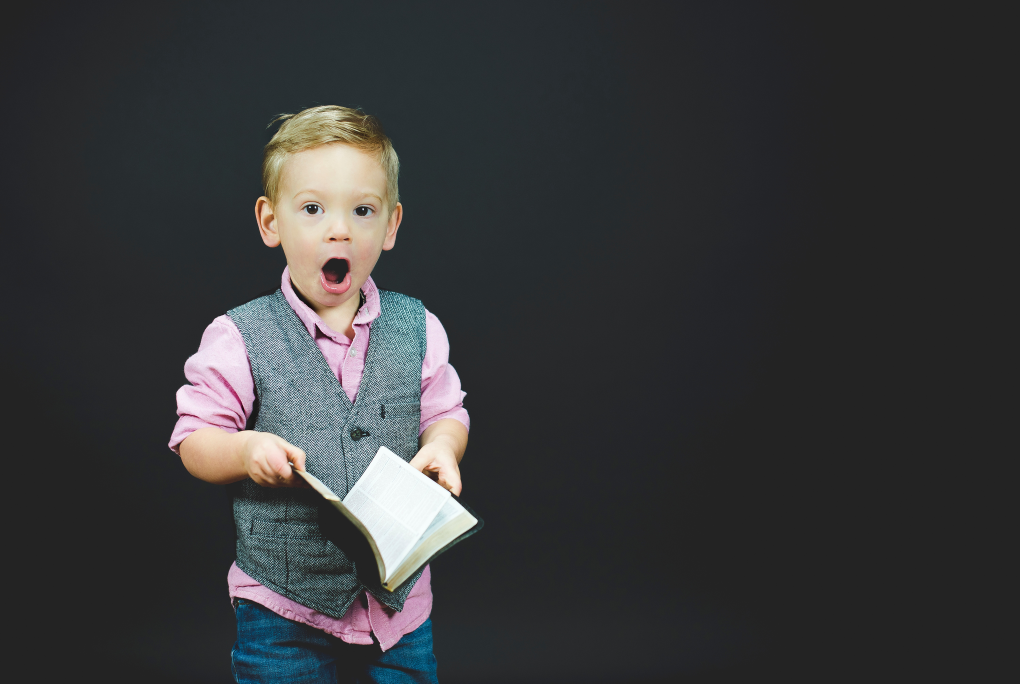
#> input picture back-end/uploads/0013.png, 2040 x 1368 px (shown at 1/2 size); its folder holds only this picture in this run
$ python -i pre_process.py   (imports and definitions only)
#> lines starting #> are read from the running program, lines starting #| are printed output that depends on the picture
import cv2
import numpy as np
import os


def pre_process_one(path):
#> called with path = '../uploads/0013.png'
    img = cv2.imread(path)
#> img is the input picture: shape (1368, 2040, 3); mean B, G, R 57, 55.7, 54.7
    img = cv2.resize(img, (512, 512))
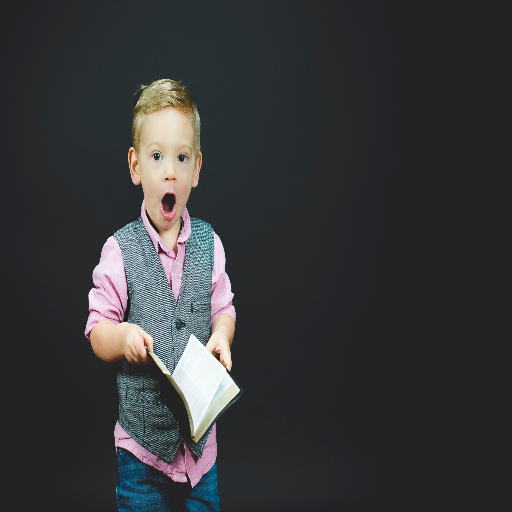
#> img: shape (512, 512, 3); mean B, G, R 56.9, 55.6, 54.6
    # 中值滤波
    # img = cv2.medianBlur(img, 3)

    imgr = img[:, :, 2]
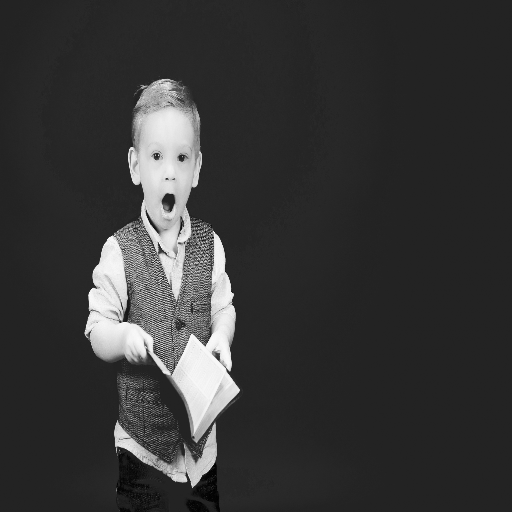
#> imgr: shape (512, 512); min 0, max 252, mean 54.6
    imgg = img[:, :, 1]
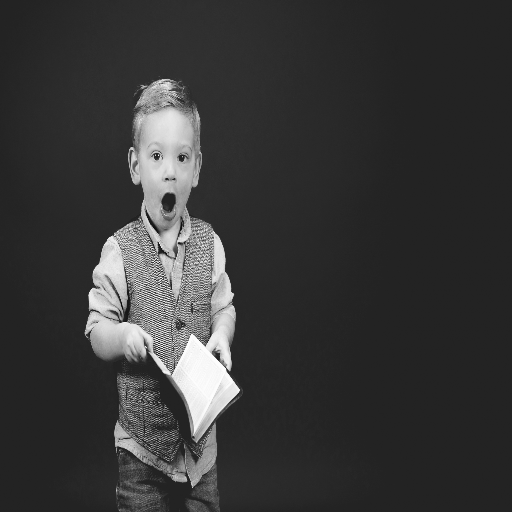
#> imgg: shape (512, 512); min 11, max 254, mean 55.6
    imgb = img[:, :, 0]
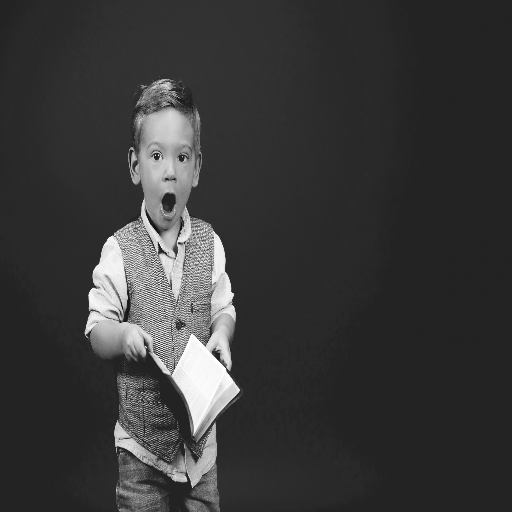
#> imgb: shape (512, 512); min 13, max 254, mean 56.9

    claher = cv2.createCLAHE(clipLimit=3, tileGridSize=(10, 18))
    claheg = cv2.createCLAHE(clipLimit=2, tileGridSize=(10, 18))
    claheb = cv2.createCLAHE(clipLimit=1, tileGridSize=(10, 18))
    cllr = claher.apply(imgr)
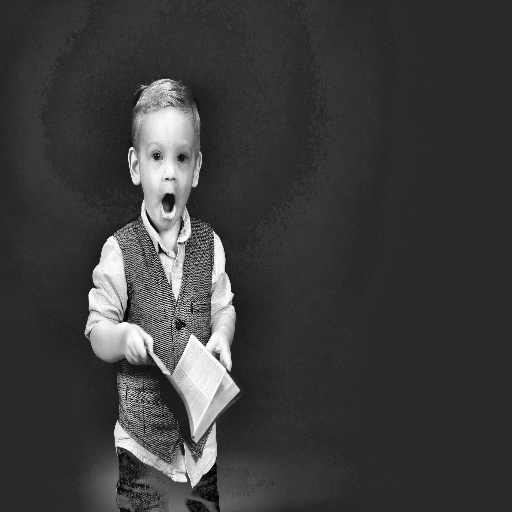
#> cllr: shape (512, 512); min 1, max 255, mean 60.2
    cllg = claheg.apply(imgg)
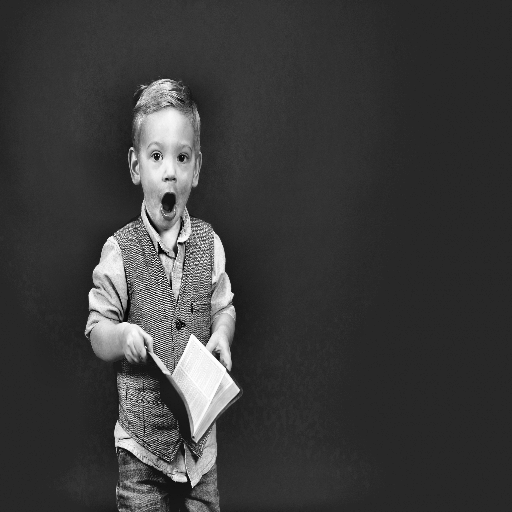
#> cllg: shape (512, 512); min 2, max 255, mean 59.6
    cllb = claheb.apply(imgb)

    img = np.dstack((cllb, cllg, cllr))
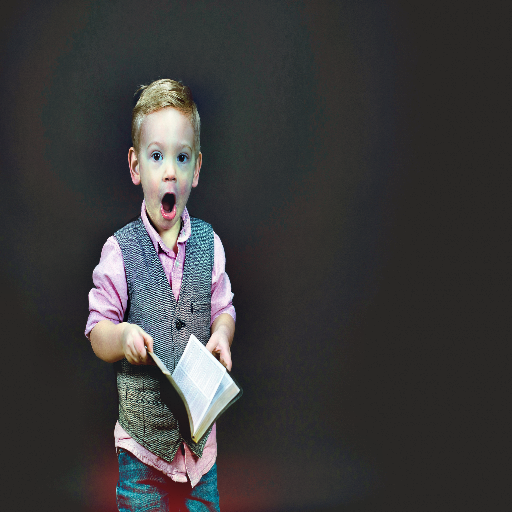
#> img: shape (512, 512, 3); mean B, G, R 59.9, 59.6, 60.2
    return img


def pre_process():
    path = '/Users/rune/PycharmProjects/Flask-VUE/back-end/dataset/image_data'
    for p in os.listdir(path):
        img = cv2.imread(os.path.join(path, p))
        cv2.imshow("img0", img)

        img = cv2.resize(img, (512, 512))
        # 中值滤波
        # img = cv2.medianBlur(img, 3)

        cv2.imshow("img", img)

        imgr = img[:, :, 2]
        imgg = img[:, :, 1]
        imgb = img[:, :, 0]

        claher = cv2.createCLAHE(clipLimit=3, tileGridSize=(10, 18))
        claheg = cv2.createCLAHE(clipLimit=2, tileGridSize=(10, 18))
        claheb = cv2.createCLAHE(clipLimit=1, tileGridSize=(10, 18))
        cllr = claher.apply(imgr)
        cllg = claheg.apply(imgg)
        cllb = claheb.apply(imgb)

        img = np.dstack((cllb, cllg, cllr))

        cv2.imshow("zq", img)
        cv2.waitKey()

        # cv2.imwrite("/Users/rune/PycharmProjects/Flask-VUE/back-end/dataset/image_processed/" + p, img)


# [2 lines not run here, left out]

>>> result = pre_process_one('../uploads/0013.png')

$ run again, on back-end/uploads/16875943251460020.png
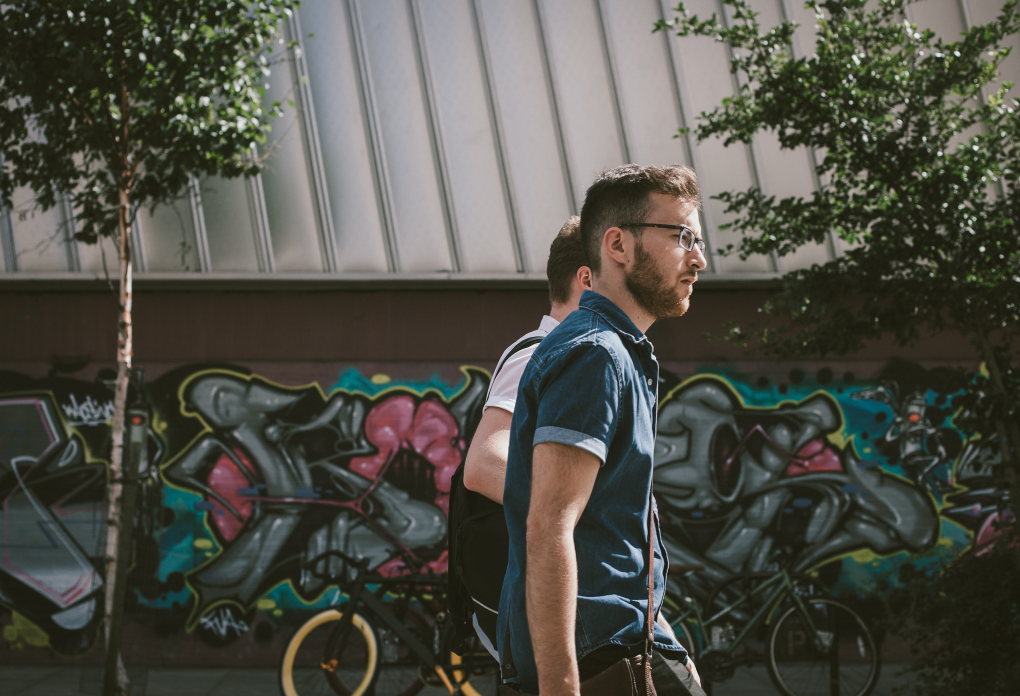
#> input picture back-end/uploads/16875943251460020.png, 2040 x 1392 px (shown at 1/2 size)
#> in pre_process_one, img is the input picture: shape (1392, 2040, 3); mean B, G, R 70.1, 78.8, 79
#> in pre_process_one, `cllb = claheb.apply(imgb)`:
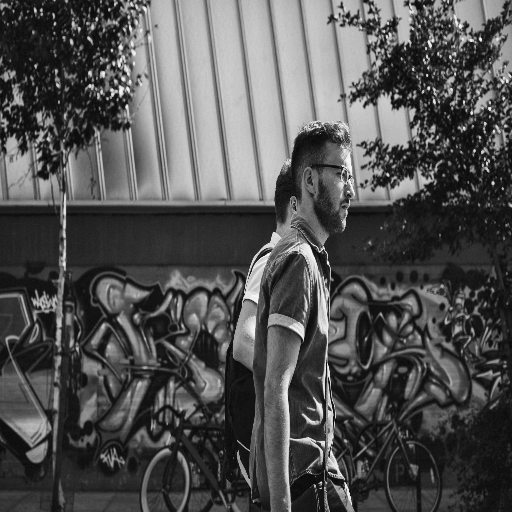
#> cllb: shape (512, 512); min 8, max 248, mean 81.9
#> in pre_process_one, `img = np.dstack((cllb, cllg, cllr))`:
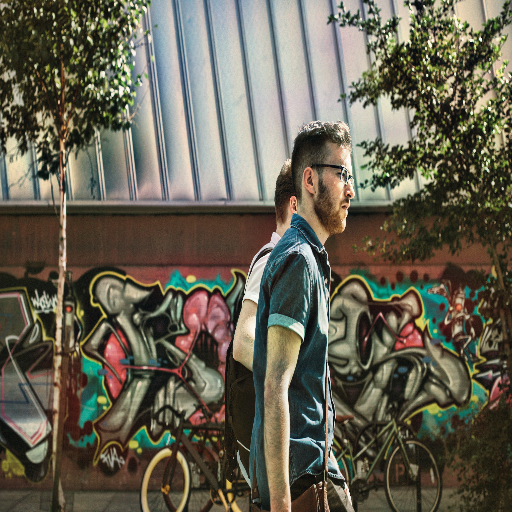
#> img: shape (512, 512, 3); mean B, G, R 81.9, 97.3, 101.6

$ run again, on back-end/uploads/16875943918780006.png
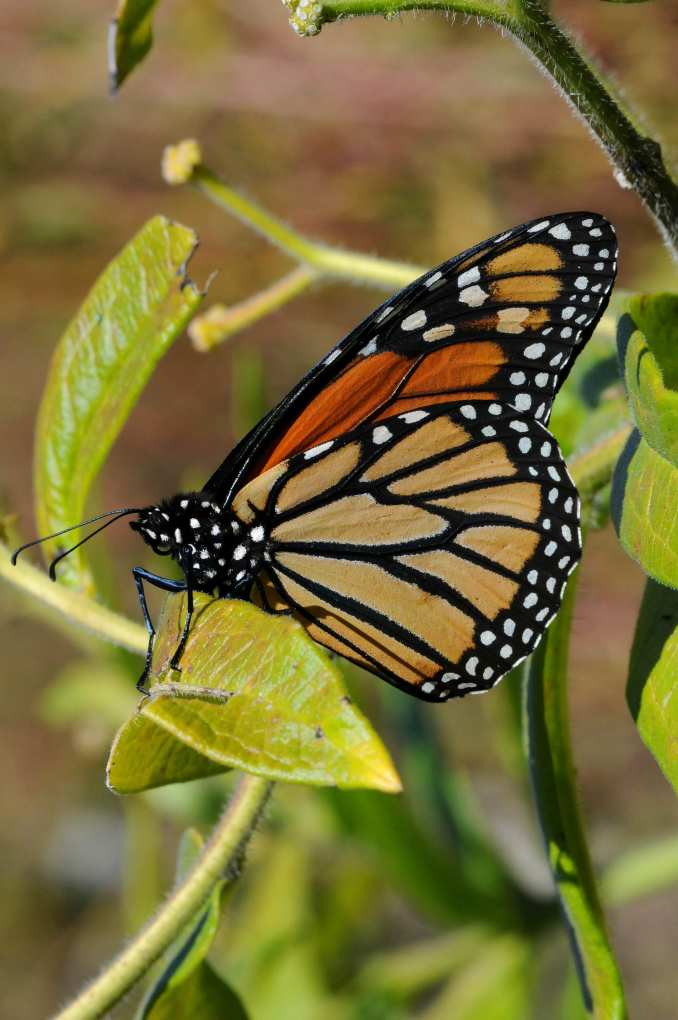
#> input picture back-end/uploads/16875943918780006.png, 1356 x 2040 px (shown at 1/2 size)
#> in pre_process_one, img is the input picture: shape (2040, 1356, 3); mean B, G, R 55.7, 109.8, 119.4
#> in pre_process_one, `cllb = claheb.apply(imgb)`:
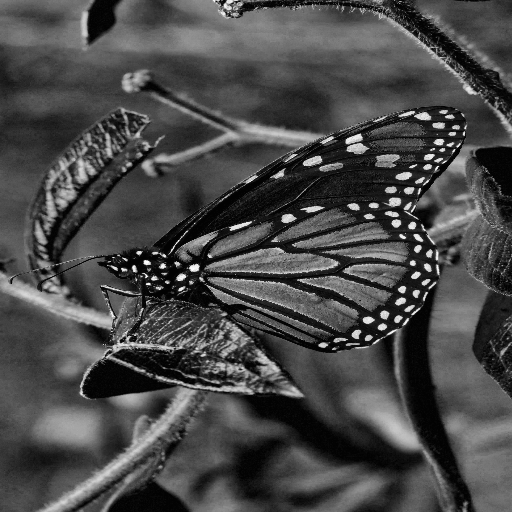
#> cllb: shape (512, 512); min 1, max 254, mean 72.7
#> in pre_process_one, `img = np.dstack((cllb, cllg, cllr))`:
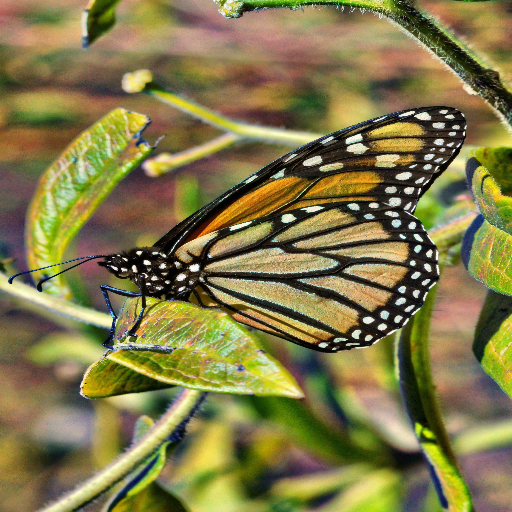
#> img: shape (512, 512, 3); mean B, G, R 72.7, 120.9, 129.6

$ run again, on back-end/uploads/16875944727280018.png
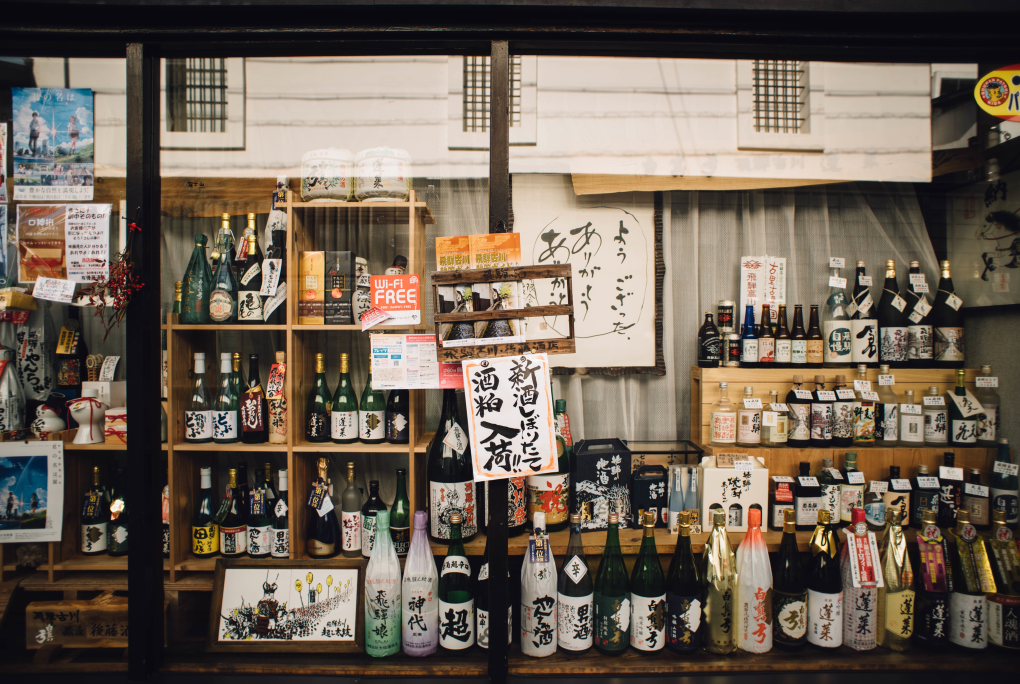
#> input picture back-end/uploads/16875944727280018.png, 2040 x 1368 px (shown at 1/2 size)
#> in pre_process_one, img is the input picture: shape (1368, 2040, 3); mean B, G, R 85.2, 97.8, 110.3
#> in pre_process_one, `img = np.dstack((cllb, cllg, cllr))`:
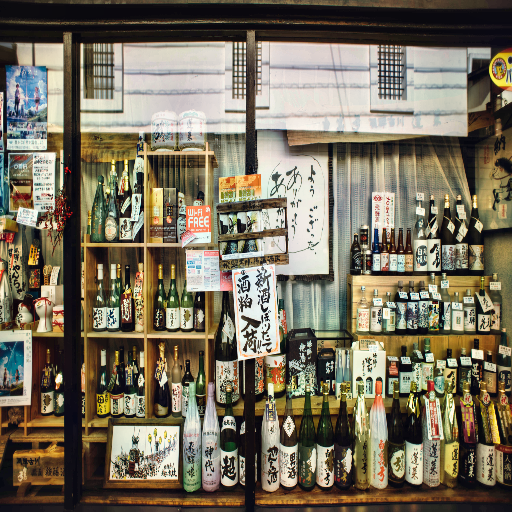
#> img: shape (512, 512, 3); mean B, G, R 93.7, 112.3, 120.6
